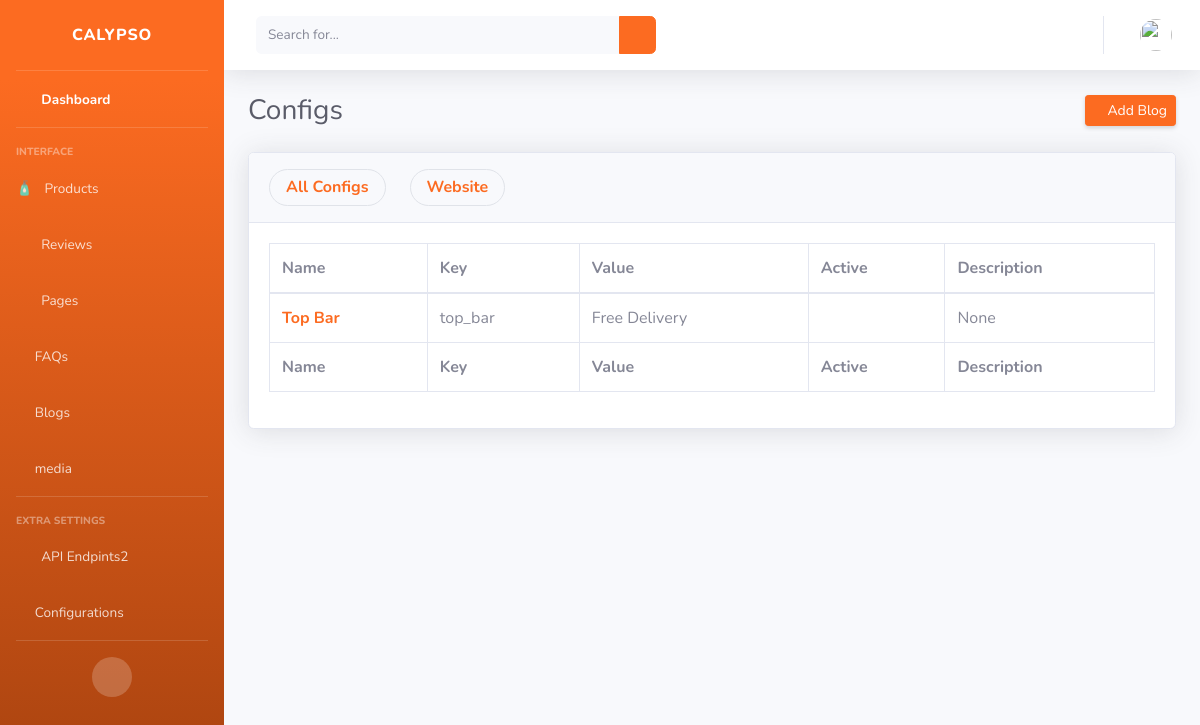
Before: /dashboard/configs/ (signed in) with the older database file.
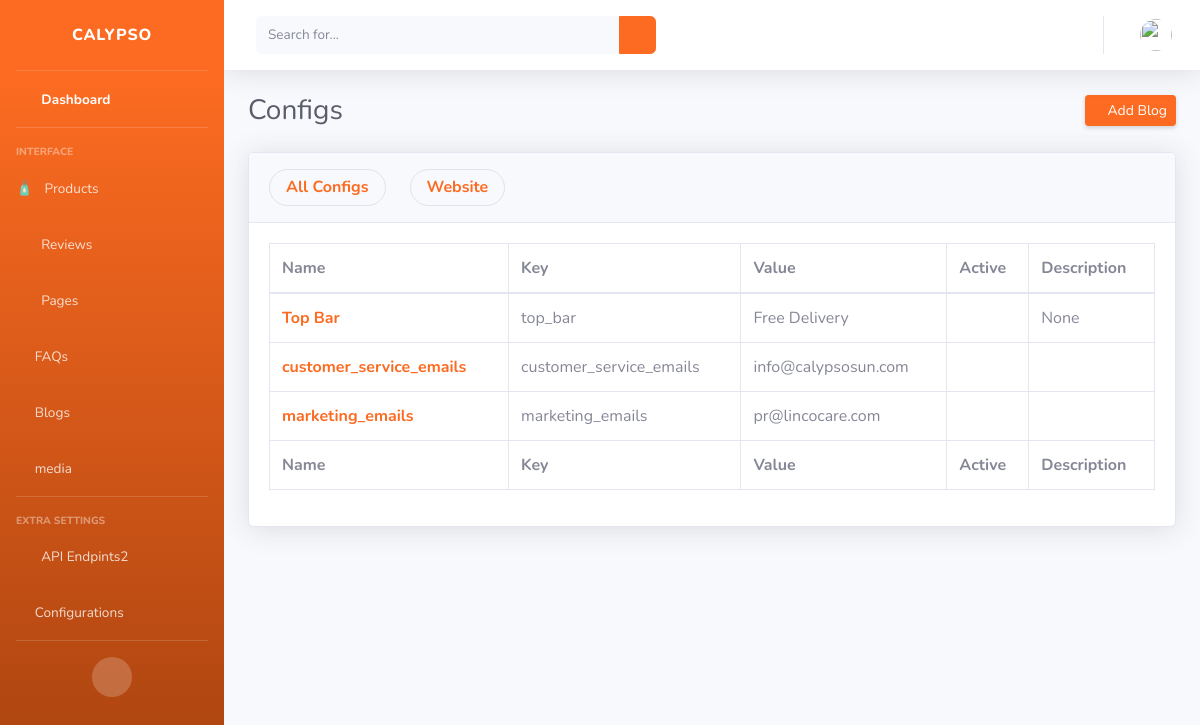
After: the same page with the newer database file.
### web/models.py (models this page shows, shortened)
class Configuration(models.Model):
    name = models.CharField(max_length=250, unique=True)
    key = models.CharField(max_length=250, unique=True)
    value = models.CharField(max_length=350)
    active = models.BooleanField(default=True)
    description = models.CharField(
        max_length=250, default="", blank=True, null=True)
    setting = models.ManyToManyField(
        "web.Setting", blank=True, related_name="configuations")

### dashboard/views.py (the view)
# urls.py: path('configs/', views.ConfigurationList.as_view(),
class ConfigurationList(StaffRequiredMixin, ListView):
    model = Configuration
    context_object_name = 'configs'
    template_name = 'dashboard/configs/list.html'
    def get_queryset(self):
        object_list = super().get_queryset()
        settings = self.request.GET.get("settings", None)
        if settings is not None:
            setting = get_object_or_404(Setting, slug=settings)
            object_list.filter(setting=setting)
        return object_list

### dashboard/views.py (called while the page is built)
    def test_func(self):
        return self.request.user.is_staff

### templates/dashboard/configs/list.html
{% extends "dashboard/admin-base.html" %} {% load static %}
{% block content %}
<div class="container-fluid">
  <div class="d-sm-flex align-items-center justify-content-between mb-4">
    <h1 class="h3 mb-0 text-gray-800">Configs</h1>
    <div>
      <a
        href="{% url "dashboard:blog-create" %}"
        class="d-none d-sm-inline-block btn btn-sm btn-primary shadow-sm"
      >
        <i class="fas fa-download fa-sm text-white-50"></i>
        Add Blog
      </a>
    </div>
  </div>
  <div class="card shadow mb-4">
    <div class="card-header py-3">
      <a href="{% url "dashboard:configs" %}" style="float:left;" class="nav-link mr-4 panel-tab">
      <h6 class="m-0 font-weight-bold text-primary">All Configs</h6>
      </a>
      <a href="{% url "dashboard:configs" %}?settings=yes" style="float:left;" class="nav-link mr-4 panel-tab">
      <h6 class="m-0 font-weight-bold text-primary">Website</h6>
      </a>
    </div>
    <div class="card-body">
      <div class="table-responsive">
        <table
          class="table table-bordered table-hover"
          id="dataTable"
          width="100%"
          cellspacing="0"
        >
          <thead>
            <tr>
              <th scope="col">Name</th>
              <th scope="col">Key</th>
              <th scope="col">Value</th>
              <th scope="col">Active</th>
              <th scope="col">Description</th>
            </tr>
          </thead>
          <tfoot>
            <tr>
              <th scope="col">Name</th>
              <th scope="col">Key</th>
              <th scope="col">Value</th>
              <th scope="col">Active</th>
              <th scope="col">Description</th>
            </tr>
          </tfoot>
          <tbody>
            {% for config in configs %}
            <tr>
              <th scope="row"><a href="{% url "dashboard:config-edit" config.pk %}">{{ config.name }}</a></th>
              <td>
                {{ config.key}}
              </td>
              <td>{{ config.value }}</td>
              <td>
                {% if config.active %}
                    <i class="text-success fas fa-check-circle"></i>
                {% else %}
                    <i class="text-warning fas fa-times-circle"></i>
                {% endif%}
              </td>
              <td>{{ config.description}}</td>
            </tr>
            {% endfor %}
          </tbody>
        </table>
      </div>
    </div>
  </div>
</div>
{% endblock %}

### templates/dashboard/admin-base.html (shortened to what this page needs)
{% load static %}
<!DOCTYPE html>
<html lang="en">
<head>
  <link href="{% static "dashboard/vendor/fontawesome-free/css/all.min.css" %}" rel="stylesheet" type="text/css">
  <link href="{% static "dashboard/css/sb-admin-2.css" %}" rel="stylesheet">
  <link href="{% static "dashboard/vendor/datatables/dataTables.bootstrap4.min.css" %}" rel="stylesheet">
  <link rel="stylesheet" type="text/css" href="//cdnjs.cloudflare.com/ajax/libs/codemirror/3.20.0/codemirror.css">
  <link rel="stylesheet" type="text/css" href="//cdnjs.cloudflare.com/ajax/libs/codemirror/3.20.0/theme/monokai.css">
</head>
<body id="page-top">
  <div id="wrapper">
    <ul class="navbar-nav bg-gradient-primary sidebar sidebar-dark accordion" id="accordionSidebar">
      <a class="sidebar-brand d-flex align-items-center justify-content-center" href="{% url "dashboard:home" %}">
        <div class="sidebar-brand-text mx-3">Calypso</div>
      </a>
      <hr class="sidebar-divider my-0">
      <li class="nav-item active">
        <a class="nav-link" href="{% url "dashboard:home" %}">
          <i class="fas fa-fw fa-tachometer-alt"></i>
          <span>Dashboard</span></a>
      </li>
      <hr class="sidebar-divider">
      <div class="sidebar-heading">
        Interface
      </div>
      <li class="nav-item">
        <a class="nav-link collapsed" href="#" data-toggle="collapse" data-target="#collapseTwo" aria-expanded="true" aria-controls="collapseTwo">
          <span class="pr-2"> 🧴 </span>
          <span>Products</span>
        </a>
      </li>
      <li class="nav-item">
          <a class="nav-link" href="{% url "dashboard:reviews" %}">
            <i class="fas fa-fw fa-star"></i>
            <span>Reviews</span>
          </a>
      </li>
      <li class="nav-item">
          <a class="nav-link" href="{% url "dashboard:pages" %}">
            <i class="fas fa-fw fa-file-alt"></i>
            <span>Pages</span>
          </a>
      </li>
      <li class="nav-item">
          <a class="nav-link" href="{% url "dashboard:faqs" %}">
            <i class="fas fa-question"></i>
            <span>FAQs</span>
          </a>
      </li>
      <li class="nav-item">
          <a class="nav-link" href="{% url "dashboard:blogs" %}">
            <i class="fas fa-rss"></i>
            <span>Blogs</span>
          </a>
      </li>
      <li class="nav-item">
          <a class="nav-link" href="{% url "dashboard:media" %}">
            <i class="fas fa-photo-video"></i>
            <span>media</span>
          </a>
      </li>
      <hr class="sidebar-divider">
      <div class="sidebar-heading">
        Extra Settings
      </div>
      <li class="nav-item">
        <a class="nav-link" href="{% url "dashboard:api-endpoint" %}">
          <i class="fas fa-fw fa-chart-area"></i>
          <span>API Endpints2</span></a>
      </li>
      <li class="nav-item">
        <a class="nav-link" href="{% url "dashboard:configs" %}">
          <i class="fas fa-cog"></i>
          <span>Configurations</span></a>
      </li>
      <hr class="sidebar-divider d-none d-md-block">
      <div class="text-center d-none d-md-inline">
        <button class="rounded-circle border-0" id="sidebarToggle"></button>
      </div>
    </ul>
    <div id="content-wrapper" class="d-flex flex-column">
        <div id="content">
          <nav class="navbar navbar-expand navbar-light bg-white topbar mb-4 static-top shadow">
            <form class="d-none d-sm-inline-block form-inline mr-auto ml-md-3 my-2 my-md-0 mw-100 navbar-search">
              <div class="input-group">
                <input type="text" class="form-control bg-light border-0 small" placeholder="Search for..." aria-label="Search" aria-describedby="basic-addon2">
                <div class="input-group-append">
                  <button class="btn btn-primary" type="button">
                    <i class="fas fa-search fa-sm"></i>
                  </button>
                </div>
              </div>
            </form>
            <ul class="navbar-nav ml-auto">
              <li class="nav-item dropdown no-arrow">
                <a class="nav-link dropdown-toggle" href="#" id="userDropdown" role="button" data-toggle="dropdown" aria-haspopup="true" aria-expanded="false">
                  <img class="img-profile rounded-circle" src="https://source.unsplash.com/QAB-WJcbgJk/60x60">
                </a>
              </li>
            </ul>
          </nav>
      {% block content %} {% endblock content %}
</body>
</html>

Changed rows visible on the page:
added Configuration: name "customer_service_emails", key "customer_service_emails", value "info@calypsosun.com", active True (drawn)
added Configuration: name "marketing_emails", key "marketing_emails", value "pr@lincocare.com", active True (drawn)
